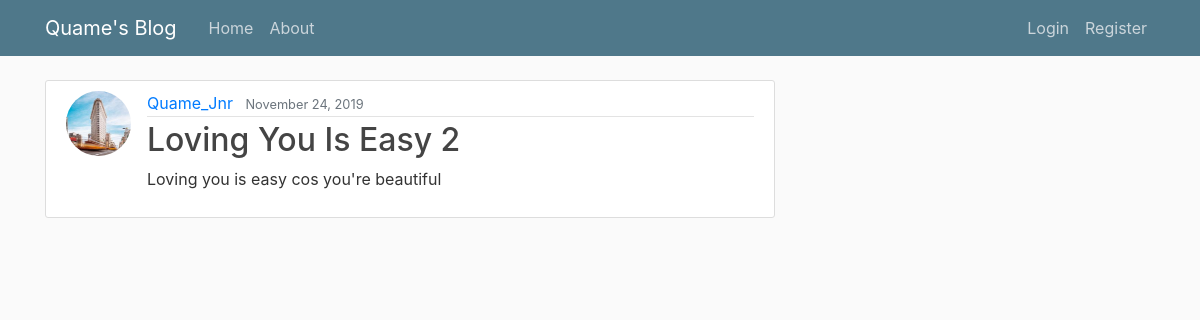
/post/21/, run on the app's committed database.
### blog/models.py (models this page shows, shortened)
class Post(models.Model):
    title = models.CharField(max_length=100)
    content = models.TextField(default="")
    date_posted = models.DateTimeField(default=timezone.now)
    author = models.ForeignKey(User, on_delete=models.CASCADE)

### users/models.py (models this page shows, shortened)
class Profile(models.Model):
    user = models.OneToOneField(User, on_delete=models.CASCADE)
    image = models.ImageField(default="default.jpg", upload_to="profile_pics/")

### blog/views.py (the view)
# urls.py: path('post/<int:pk>/', PostDetailView.as_view(), name="post-detail"),
class PostDetailView(DetailView):
    model = Post

### blog/templates/blog/post_detail.html (shortened to what this page needs)
{%extends 'blog/base.html'%}
{% block content %}
    <article class="media content-section">
        <img class="rounded-circle article-img" src="{{ object.author.profile.image.url }}">
        <div class="media-body">
            <div class="article-metadata">
                <a class="mr-2" href="{%url 'user-posts' object.author.username %}">{{ object.author }}</a>
                <small class="text-muted">{{ object.date_posted |date:'F d, Y'}}</small>
            </div>
            <h2 class="article-title">{{ object.title }}</h2>
            <p class="article-content">{{ object.content }}</p>
        </div>
    </article>
{% endblock content %}

### blog/static/blog/main.css (style rules this page uses)
body { background: #fafafa; color: #333333; margin-top: 5rem; }
h1, h2, h3, h4, h5, h6 { color: #444444; }
.content-section { background: #ffffff; padding: 10px 20px; border: 1px solid #dddddd; border-radius: 3px; margin-bottom: 20px; }
.article-title { color: #444444; }
.article-content { white-space: pre-line; }
.article-img { height: 65px; width: 65px; margin-right: 16px; }
.article-metadata { padding-bottom: 1px; margin-bottom: 4px; border-bottom: 1px solid #e3e3e3 }

### data on the page
Post: author.profile.image (picture), author "Quame_Jnr", date_posted "November 24, 2019", title "Loving You Is Easy 2", content "Loving you is easy cos you're beautiful"
